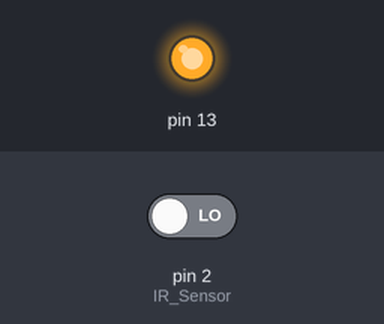
This sketch was run on a simulated Arduino Uno, built with avr-gcc and run on an emulated ATmega328P. On the bench: output pins drawn as LEDs (lit = HIGH). The test bench sets the inputs (shaded band); at power-on: pin 2 (IR_Sensor) LOW.

Above: at 2.8 s.
2.9 s: pin 2 (IR_Sensor) driven HIGH
At 4.1 s:
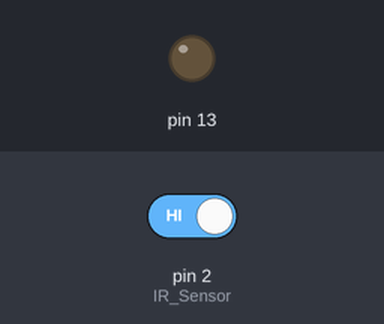
4.5 s: pin 2 (IR_Sensor) driven LOW
At 5.6 s:
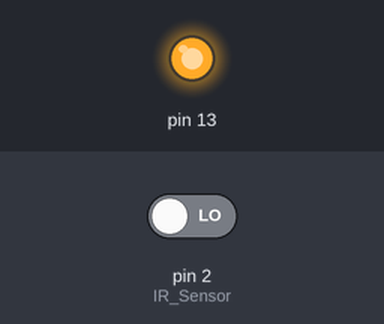
Timing chart, 0 to 7.5 s (numbered marks = the images above; inputs shaded):
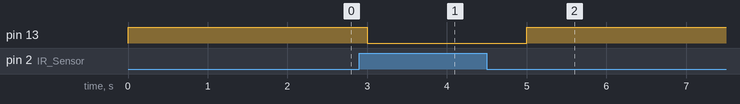

Measured:
- after the input at 2.9 s, pin 13: HIGH → LOW after 0.10 s
- after the input at 4.5 s, pin 13: LOW → HIGH after 0.50 s

The sketch:

Arduino_IR.ino
```cpp
const int IR_Sensor=2;

void setup() {

// initialize the digital pin as an output.

// Pin 13 has an LED  on  Arduino boards:

pinMode(13, OUTPUT);

//Pin 2 is connected to the output of IR_Sensor

pinMode(IR_Sensor,INPUT);

}

void loop() {

if(digitalRead(IR_Sensor)==HIGH)      //Check the sensor output

{

digitalWrite(13, LOW);   // set the LED on

}

else

{

digitalWrite(13, HIGH);    // set the LED off

}

delay(1000);              // wait for a second

}
```
